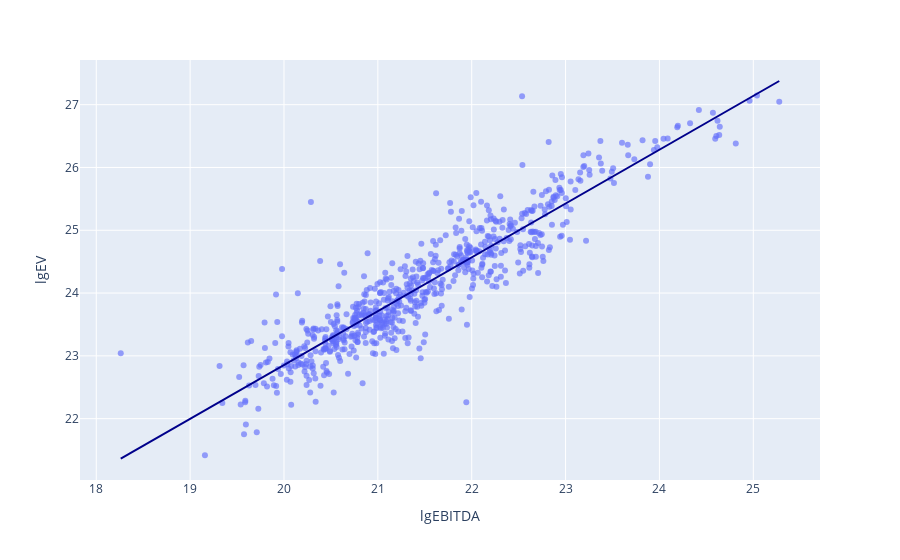

Write notebook code for a chart like this one.
### Code cell
fig = px.scatter(
    df_ana12to15, x='lgEBITDA', y='lgEV', opacity=0.65,
    trendline='ols', trendline_color_override='darkblue'
)
fig

### Figure 1 — Plotly figure (JSON) as saved in the notebook; plotly's stock layout.template omitted (floating-point values rounded to 4 significant figures; data arrays with more than 128 entries replaced by an {"elided": "..."} marker saying what was removed)
{"data": [{"hovertemplate": "lgEBITDA=%{x}<br>lgEV=%{y}<extra></extra>", "legendgroup": "", "marker": {"color": "#636efa", "opacity": 0.65, "symbol": "circle"}, "mode": "markers", "name": "", "orientation": "v", "showlegend": false, "type": "scatter", "x": {"elided": "705 float values"}, "xaxis": "x", "y": {"elided": "705 float values"}, "yaxis": "y"}, {"hovertemplate": "<b>OLS trendline</b><br>lgEV = 0.857239 * lgEBITDA + 5.70905<br>R<sup>2</sup>=0.838795<br><br>lgEBITDA=%{x}<br>lgEV=%{y} <b>(trend)</b><extra></extra>", "legendgroup": "", "line": {"color": "darkblue"}, "marker": {"color": "#636efa", "symbol": "circle"}, "mode": "lines", "name": "", "showlegend": false, "type": "scatter", "x": {"elided": "705 float values"}, "xaxis": "x", "y": {"elided": "705 float values"}, "yaxis": "y"}], "layout": {"legend": {"tracegroupgap": 0}, "margin": {"t": 60}, "xaxis": {"anchor": "y", "domain": [0, 1], "title": {"text": "lgEBITDA"}}, "yaxis": {"anchor": "x", "domain": [0, 1], "title": {"text": "lgEV"}}}}
